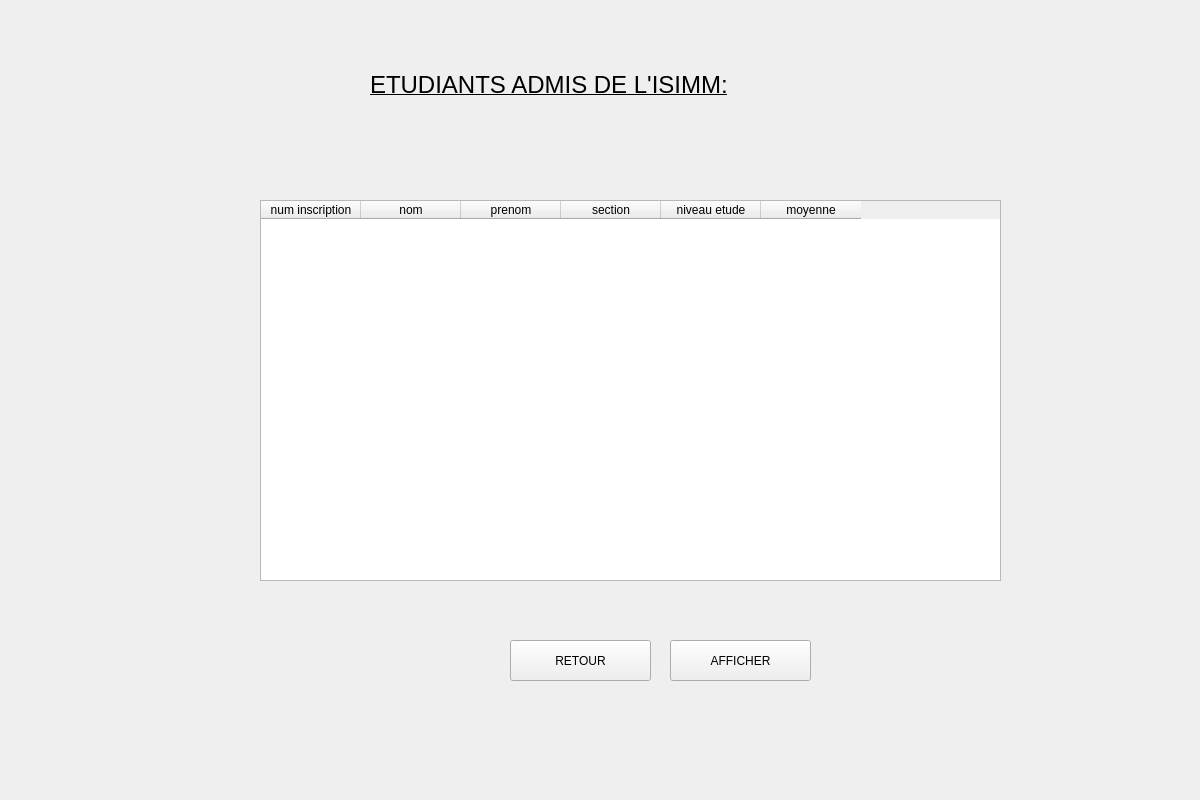
<?xml version="1.0" encoding="UTF-8"?>
<ui version="4.0">
 <class>Form</class>
 <widget class="QWidget" name="Form">
  <property name="geometry">
   <rect>
    <x>0</x>
    <y>0</y>
    <width>1200</width>
    <height>800</height>
   </rect>
  </property>
  <property name="windowTitle">
   <string>Form</string>
  </property>
  <widget class="QLabel" name="label">
   <property name="geometry">
    <rect>
     <x>370</x>
     <y>60</y>
     <width>511</width>
     <height>51</height>
    </rect>
   </property>
   <property name="text">
    <string>&lt;html&gt;&lt;head/&gt;&lt;body&gt;&lt;p&gt;&lt;span style=&quot; font-size:18pt; text-decoration: underline;&quot;&gt;ETUDIANTS ADMIS DE L'ISIMM:&lt;/span&gt;&lt;/p&gt;&lt;/body&gt;&lt;/html&gt;</string>
   </property>
  </widget>
  <widget class="QPushButton" name="ok">
   <property name="geometry">
    <rect>
     <x>510</x>
     <y>640</y>
     <width>141</width>
     <height>41</height>
    </rect>
   </property>
   <property name="styleSheet">
    <string notr="true">font: 12pt &quot;MS Shell Dlg 2&quot;;</string>
   </property>
   <property name="text">
    <string>RETOUR</string>
   </property>
  </widget>
  <widget class="QPushButton" name="afficher">
   <property name="geometry">
    <rect>
     <x>670</x>
     <y>640</y>
     <width>141</width>
     <height>41</height>
    </rect>
   </property>
   <property name="styleSheet">
    <string notr="true">font: 12pt &quot;MS Shell Dlg 2&quot;;</string>
   </property>
   <property name="text">
    <string>AFFICHER</string>
   </property>
  </widget>
  <widget class="QTableWidget" name="tableWidget">
   <property name="geometry">
    <rect>
     <x>260</x>
     <y>200</y>
     <width>741</width>
     <height>381</height>
    </rect>
   </property>
   <column>
    <property name="text">
     <string>num inscription</string>
    </property>
   </column>
   <column>
    <property name="text">
     <string>nom</string>
    </property>
   </column>
   <column>
    <property name="text">
     <string>prenom</string>
    </property>
   </column>
   <column>
    <property name="text">
     <string>section</string>
    </property>
   </column>
   <column>
    <property name="text">
     <string>niveau etude</string>
    </property>
   </column>
   <column>
    <property name="text">
     <string>moyenne</string>
    </property>
   </column>
  </widget>
  <widget class="QLabel" name="label_3">
   <property name="geometry">
    <rect>
     <x>1040</x>
     <y>30</y>
     <width>141</width>
     <height>181</height>
    </rect>
   </property>
   <property name="text">
    <string/>
   </property>
   <property name="pixmap">
    <pixmap>output-onlinepngtools.png</pixmap>
   </property>
   <property name="scaledContents">
    <bool>true</bool>
   </property>
  </widget>
  <widget class="QLabel" name="label_2">
   <property name="geometry">
    <rect>
     <x>-280</x>
     <y>-10</y>
     <width>1851</width>
     <height>821</height>
    </rect>
   </property>
   <property name="text">
    <string/>
   </property>
   <property name="pixmap">
    <pixmap>n1mtIpU.jpg</pixmap>
   </property>
   <property name="scaledContents">
    <bool>true</bool>
   </property>
  </widget>
  <zorder>label_2</zorder>
  <zorder>label</zorder>
  <zorder>ok</zorder>
  <zorder>afficher</zorder>
  <zorder>tableWidget</zorder>
  <zorder>label_3</zorder>
 </widget>
 <resources/>
 <connections/>
</ui>
